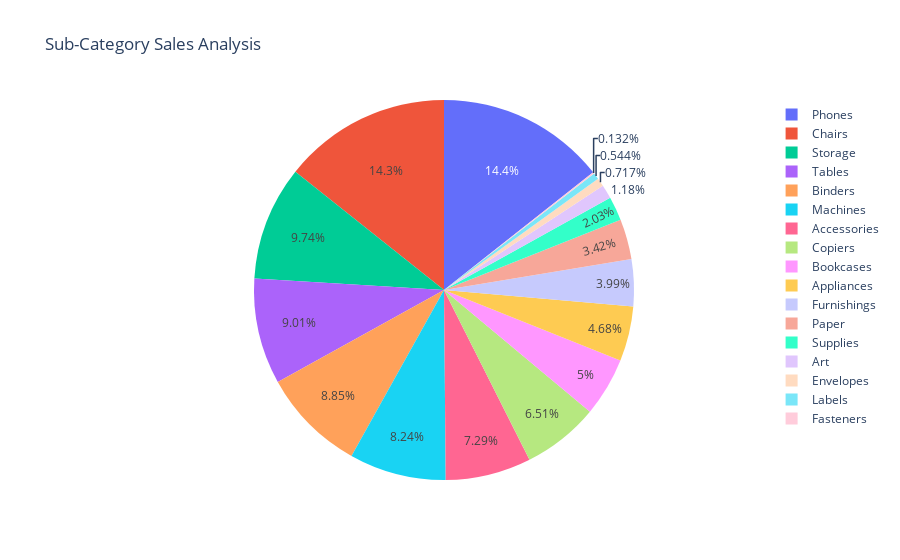

Notebook source saved alongside this figure:
### Code cell
fig=px.pie(sales_by_sub_category,
           values="Sales",
           names="Sub-Category",
           title="Sub-Category Sales Analysis")
fig.show()

### Figure 1 — Plotly figure (JSON) as saved in the notebook; plotly's stock layout.template omitted (floating-point values rounded to 4 significant figures)
{"data": [{"domain": {"x": [0, 1], "y": [0, 1]}, "hovertemplate": "Sub-Category=%{label}<br>Sales=%{value}<extra></extra>", "labels": ["Accessories", "Appliances", "Art", "Binders", "Bookcases", "Chairs", "Copiers", "Envelopes", "Fasteners", "Furnishings", "Labels", "Machines", "Paper", "Phones", "Storage", "Supplies", "Tables"], "legendgroup": "", "name": "", "showlegend": true, "type": "pie", "values": [167400.0, 107500.0, 27120.0, 203400.0, 114900.0, 328400.0, 149500.0, 16480.0, 3024.0, 91710.0, 12490.0, 189200.0, 78480.0, 330000.0, 223800.0, 46670.0, 207000.0]}], "layout": {"autosize": true, "legend": {"tracegroupgap": 0}, "title": {"text": "Sub-Category Sales Analysis"}}}
